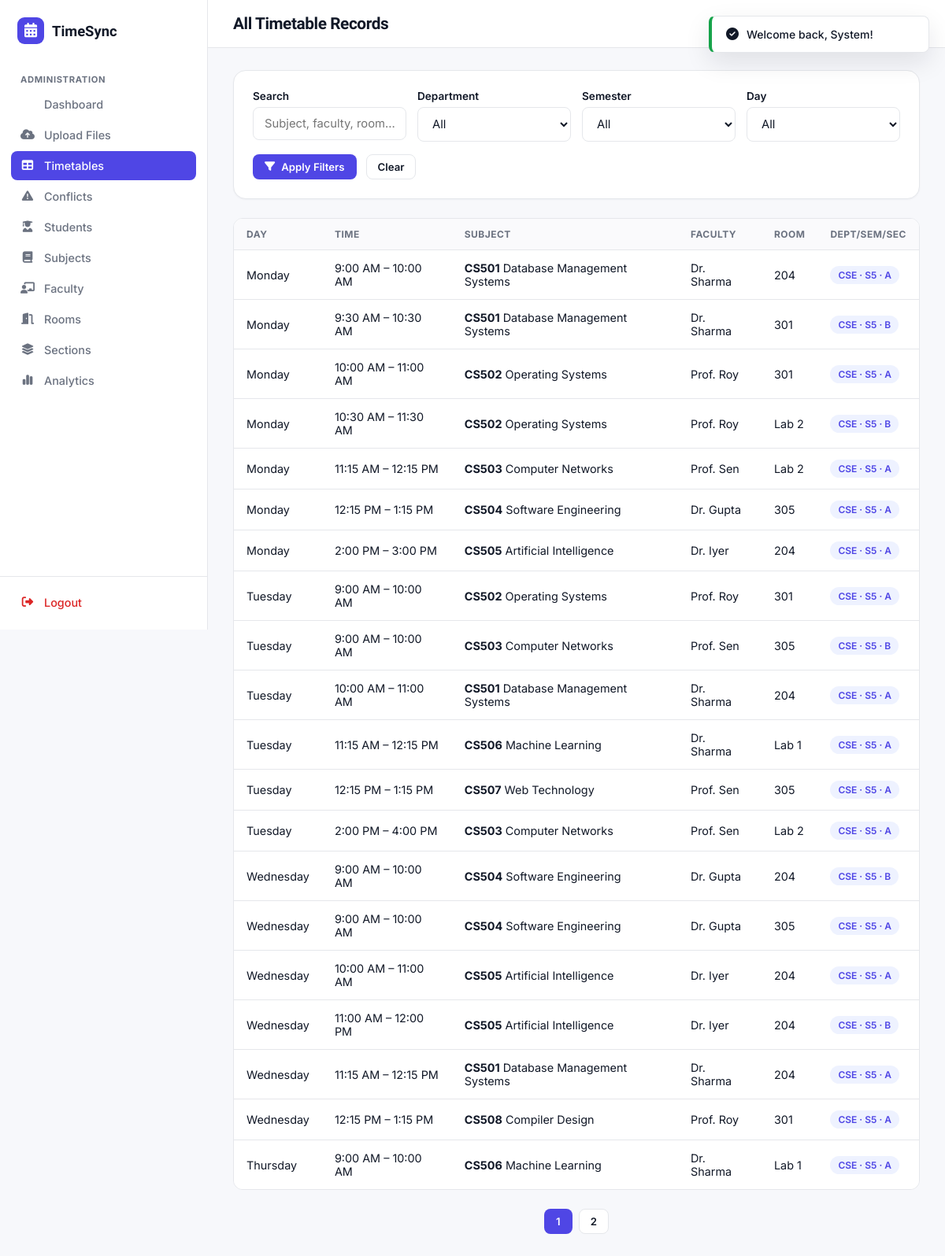
Page /admin/timetables.php (signed in) on the committed database.
### tables this page shows
CREATE TABLE timetables (
    id INT AUTO_INCREMENT PRIMARY KEY,
    day ENUM('Monday','Tuesday','Wednesday','Thursday','Friday','Saturday') NOT NULL,
    start_time TIME NOT NULL,
    end_time TIME NOT NULL,
    subject_id INT NOT NULL,
    faculty_id INT NOT NULL,
    room_id INT NOT NULL,
    department_id INT NOT NULL,
    semester_id INT NOT NULL,
    section_id INT NOT NULL,
    uploaded_file_id INT,
    created_at TIMESTAMP DEFAULT CURRENT_TIMESTAMP,
    FOREIGN KEY (subject_id) REFERENCES subjects(id) ON DELETE CASCADE,
    FOREIGN KEY (faculty_id) REFERENCES faculty(id) ON DELETE CASCADE,
    FOREIGN KEY (room_id) REFERENCES rooms(id) ON DELETE CASCADE,
    FOREIGN KEY (department_id) REFERENCES departments(id) ON DELETE CASCADE,
    FOREIGN KEY (semester_id) REFERENCES semesters(id) ON DELETE CASCADE,
    FOREIGN KEY (section_id) REFERENCES sections(id) ON DELETE CASCADE,
    FOREIGN KEY (uploaded_file_id) REFERENCES uploaded_files(id) ON DELETE SET NULL,
    INDEX idx_section_day (section_id, day),
    INDEX idx_faculty_day (faculty_id, day),
    INDEX idx_room_day (room_id, day)
);

CREATE TABLE subjects (
    id INT AUTO_INCREMENT PRIMARY KEY,
    subject_code VARCHAR(20) NOT NULL,
    subject_name VARCHAR(150) NOT NULL,
    department_id INT NOT NULL,
    semester_id INT NOT NULL,
    FOREIGN KEY (department_id) REFERENCES departments(id) ON DELETE CASCADE,
    FOREIGN KEY (semester_id) REFERENCES semesters(id) ON DELETE CASCADE,
    UNIQUE KEY uniq_subject (subject_code, department_id)
);

CREATE TABLE faculty (
    id INT AUTO_INCREMENT PRIMARY KEY,
    name VARCHAR(120) NOT NULL,
    email VARCHAR(150),
    department_id INT NOT NULL,
    FOREIGN KEY (department_id) REFERENCES departments(id) ON DELETE CASCADE
);

CREATE TABLE rooms (
    id INT AUTO_INCREMENT PRIMARY KEY,
    room_number VARCHAR(30) NOT NULL,
    building VARCHAR(80) DEFAULT 'Main Building',
    capacity INT DEFAULT 60,
    UNIQUE KEY uniq_room (room_number, building)
);

CREATE TABLE departments (
    id INT AUTO_INCREMENT PRIMARY KEY,
    name VARCHAR(100) NOT NULL,
    code VARCHAR(10) NOT NULL UNIQUE
);

CREATE TABLE semesters (
    id INT AUTO_INCREMENT PRIMARY KEY,
    semester_number INT NOT NULL UNIQUE
);

CREATE TABLE sections (
    id INT AUTO_INCREMENT PRIMARY KEY,
    department_id INT NOT NULL,
    semester_id INT NOT NULL,
    section_name VARCHAR(5) NOT NULL,
    FOREIGN KEY (department_id) REFERENCES departments(id) ON DELETE CASCADE,
    FOREIGN KEY (semester_id) REFERENCES semesters(id) ON DELETE CASCADE,
    UNIQUE KEY uniq_section (department_id, semester_id, section_name)
);

### includes/functions.php (called while the page is built, shortened)
<?php
function e(?string $str): string {
    return htmlspecialchars($str ?? '', ENT_QUOTES, 'UTF-8');
}

### admin/timetables.php (the view, shortened to what this page needs)
<?php
require_once __DIR__ . '/../includes/functions.php';
$search = trim($_GET['q'] ?? '');
$page = max(1, (int) ($_GET['page'] ?? 1));
$perPage = 20;
$where = [];
$params = [];
$whereSql = $where ? 'WHERE ' . implode(' AND ', $where) : '';
$countSql = "SELECT COUNT(*) FROM timetables t
    JOIN subjects sub ON sub.id=t.subject_id JOIN faculty f ON f.id=t.faculty_id JOIN rooms r ON r.id=t.room_id
    $whereSql";
$countStmt = $pdo->prepare($countSql);
$countStmt->execute($params);
$total = (int) $countStmt->fetchColumn();
$totalPages = max(1, ceil($total / $perPage));
$offset = ($page - 1) * $perPage;
$sql = "
    SELECT t.*, sub.subject_name, sub.subject_code, f.name AS faculty_name, r.room_number,
           d.code AS dept_code, sem.semester_number, sec.section_name
    FROM timetables t
    JOIN subjects sub ON sub.id=t.subject_id
    JOIN faculty f ON f.id=t.faculty_id
    JOIN rooms r ON r.id=t.room_id
    JOIN departments d ON d.id=t.department_id
    JOIN semesters sem ON sem.id=t.semester_id
    JOIN sections sec ON sec.id=t.section_id
    $whereSql
    ORDER BY FIELD(t.day,'Monday','Tuesday','Wednesday','Thursday','Friday','Saturday'), t.start_time
    LIMIT $perPage OFFSET $offset
";
$stmt = $pdo->prepare($sql);
$stmt->execute($params);
$records = $stmt->fetchAll();
require_once __DIR__ . '/../includes/header.php';
require_once __DIR__ . '/../includes/sidebar.php';
?>
<div class="main-content">
    <div class="topbar">
        <div class="flex gap-16" style="align-items:center;">
            <h1>All Timetable Records</h1>
        </div>
        <span class="text-muted text-sm"><?= number_format($total) ?> total records</span>
    </div>
    <div class="page-body">
        <form method="GET" class="card card-pad mb-24">
            <div class="grid grid-4" style="gap:14px;">
                <div class="form-group" style="margin:0;">
                    <label>Search</label>
                    <input type="text" name="q" class="form-control" placeholder="Subject, faculty, room..." value="<?= e($search) ?>">
                </div>
                <div class="form-group" style="margin:0;">
                    <label>Department</label>
                    <select name="department_id" class="form-control">
                        <option value="">All</option>
                    </select>
                </div>
                <div class="form-group" style="margin:0;">
                    <label>Semester</label>
                    <select name="semester_id" class="form-control">
                        <option value="">All</option>
                    </select>
                </div>
                <div class="form-group" style="margin:0;">
                    <label>Day</label>
                    <select name="day" class="form-control">
                        <option value="">All</option>
                    </select>
                </div>
            </div>
            <div class="flex gap-12 mt-16">
                <button type="submit" class="btn btn-primary btn-sm"><i class="fa-solid fa-filter"></i> Apply Filters</button>
                <a href="<?= BASE_URL ?>/admin/timetables.php" class="btn btn-outline btn-sm">Clear</a>
            </div>
        </form>
        <?php if (!$records): ?>
            <div class="card"><div class="empty-state">
                <div class="empty-icon"><i class="fa-solid fa-table"></i></div>
                <h3>No records found</h3>
                <p>Try adjusting your filters, or upload a timetable to get started.</p>
            </div></div>
        <?php else: ?>
        <div class="table-wrap">
            <table class="data-table">
                <thead><tr><th>Day</th><th>Time</th><th>Subject</th><th>Faculty</th><th>Room</th><th>Dept/Sem/Sec</th></tr></thead>
                <tbody>
                <?php foreach ($records as $r): ?>
                    <tr>
                        <td><?= $r['day'] ?></td>
                        <td><?= date('g:i A', strtotime($r['start_time'])) ?> – <?= date('g:i A', strtotime($r['end_time'])) ?></td>
                        <td><strong><?= e($r['subject_code']) ?></strong> <?= e($r['subject_name']) ?></td>
                        <td><?= e($r['faculty_name']) ?></td>
                        <td><?= e($r['room_number']) ?></td>
                        <td><span class="badge badge-neutral"><?= e($r['dept_code']) ?> · S<?= $r['semester_number'] ?> · <?= e($r['section_name']) ?></span></td>
                    </tr>
                <?php endforeach; ?>
                </tbody>
            </table>
        </div>
        <?php if ($totalPages > 1): ?>
        <div class="flex gap-8 mt-24" style="justify-content:center;">
            <?php for ($p = 1; $p <= $totalPages; $p++): ?>
                <a href="?<?= http_build_query(array_merge($_GET, ['page' => $p])) ?>"
                   class="btn btn-sm <?= $p === $page ? 'btn-primary' : 'btn-outline' ?>"><?= $p ?></a>
            <?php endfor; ?>
        </div>
        <?php endif; ?>
        <?php endif; ?>
    </div>
</div>
<?php require_once __DIR__ . '/../includes/footer.php'; ?>

### assets/css/style.css (style rules this page uses)
:root { --primary: #4F46E5; --primary-dark: #4338CA; --primary-light: #EEF2FF; --accent: #0EA5A5; --background: #F7F8FB; --surface: #FFFFFF; --text: #111827; --muted: #6B7280; --border: #E5E7EB; --success: #16A34A; --success-light: #ECFDF3; --warning: #D97706; --warning-light: #FFFBEB; --danger: #DC2626; --danger-light: #FEF2F2; --radius-sm: 8px; --radius: 12px; --radius-lg: 16px; --shadow-sm: 0 1px 2px rgba(17, 24, 39, 0.04); --shadow: 0 4px 16px rgba(17, 24, 39, 0.06); --shadow-lg: 0 12px 32px rgba(17, 24, 39, 0.10); --font-display: 'Sora', sans-serif; --font-body: 'Inter', sans-serif; --sidebar-w: 264px; }
* { box-sizing: border-box; }
body { margin: 0; font-family: var(--font-body); background: var(--background); color: var(--text); -webkit-font-smoothing: antialiased; }
h1, h2, h3, h4, h5, .font-display { font-family: var(--font-display); letter-spacing: -0.02em; color: var(--text); margin: 0; }
a { text-decoration: none; color: inherit; }
.btn { display: inline-flex; align-items: center; justify-content: center; gap: 8px; font-family: var(--font-body); font-weight: 600; font-size: 0.925rem; padding: 11px 20px; border-radius: var(--radius-sm); border: 1px solid transparent; cursor: pointer; transition: all .15s ease; white-space: nowrap; }
.btn-primary { background: var(--primary); color: #fff; }
.btn-outline { background: var(--surface); color: var(--text); border-color: var(--border); }
.btn-sm { padding: 7px 14px; font-size: 0.825rem; }
.card { background: var(--surface); border: 1px solid var(--border); border-radius: var(--radius-lg); box-shadow: var(--shadow-sm); transition: box-shadow .2s ease, transform .2s ease; }
.card-pad { padding: 24px; }
.badge { display: inline-flex; align-items: center; gap: 5px; padding: 4px 10px; border-radius: 999px; font-size: 0.75rem; font-weight: 600; }
.badge-neutral { background: var(--primary-light); color: var(--primary); }
label { display: block; font-size: 0.85rem; font-weight: 600; margin-bottom: 6px; color: var(--text); }
.form-group { margin-bottom: 18px; }
.form-control, select.form-control { width: 100%; padding: 11px 14px; border: 1px solid var(--border); border-radius: var(--radius-sm); font-family: var(--font-body); font-size: 0.925rem; background: var(--surface); color: var(--text); transition: border-color .15s ease, box-shadow .15s ease; }
.table-wrap { overflow-x: auto; border-radius: var(--radius); border: 1px solid var(--border); }
table.data-table { width: 100%; border-collapse: collapse; min-width: 640px; background: var(--surface); }
table.data-table th { text-align: left; font-size: 0.75rem; text-transform: uppercase; letter-spacing: .04em; color: var(--muted); padding: 12px 16px; background: #FAFAFC; position: sticky; top: 0; border-bottom: 1px solid var(--border); }
table.data-table td { padding: 14px 16px; border-bottom: 1px solid var(--border); font-size: 0.9rem; }
table.data-table tr:last-child td { border-bottom: none; }
.main-content { flex: 1; min-width: 0; }
.topbar { display: flex; align-items: center; justify-content: space-between; padding: 18px 32px; background: var(--surface); border-bottom: 1px solid var(--border); position: sticky; top: 0; z-index: 50; }
.topbar h1 { font-size: 1.3rem; }
.page-body { padding: 28px 32px; max-width: 1400px; }
.grid { display: grid; gap: 20px; }
.grid-4 { grid-template-columns: repeat(4, 1fr); }
.flex { display: flex; }
.gap-8 { gap: 8px; }
.gap-12 { gap: 12px; }
.gap-16 { gap: 16px; }
.mt-16 { margin-top:16px; }
.mt-24 { margin-top:24px; }
.mb-24 { margin-bottom:24px; }
.text-muted { color: var(--muted); }
.text-sm { font-size: 0.85rem; }

### rows in the picture
timetables: day "Monday", start_time "9:00 AM", end_time "10:00 AM", subject.subject_code "CS501", subject.subject_name "Database Management Systems", faculty.name "Dr. Sharma", room.room_number "204", department.code "CSE", semester.semester_number "5", section.section_name "A"
timetables: day "Monday", start_time "9:30 AM", end_time "10:30 AM", subject.subject_code "CS501", subject.subject_name "Database Management Systems", faculty.name "Dr. Sharma", room.room_number "301", department.code "CSE", semester.semester_number "5", section.section_name "B"
timetables: day "Monday", start_time "10:00 AM", end_time "11:00 AM", subject.subject_code "CS502", subject.subject_name "Operating Systems", faculty.name "Prof. Roy", room.room_number "301", department.code "CSE", semester.semester_number "5", section.section_name "A"
timetables: day "Monday", start_time "10:30 AM", end_time "11:30 AM", subject.subject_code "CS502", subject.subject_name "Operating Systems", faculty.name "Prof. Roy", room.room_number "Lab 2", department.code "CSE", semester.semester_number "5", section.section_name "B"
timetables: day "Monday", start_time "11:15 AM", end_time "12:15 PM", subject.subject_code "CS503", subject.subject_name "Computer Networks", faculty.name "Prof. Sen", room.room_number "Lab 2", department.code "CSE", semester.semester_number "5", section.section_name "A"
timetables: day "Monday", start_time "12:15 PM", end_time "1:15 PM", subject.subject_code "CS504", subject.subject_name "Software Engineering", faculty.name "Dr. Gupta", room.room_number "305", department.code "CSE", semester.semester_number "5", section.section_name "A"
timetables: day "Monday", start_time "2:00 PM", end_time "3:00 PM", subject.subject_code "CS505", subject.subject_name "Artificial Intelligence", faculty.name "Dr. Iyer", room.room_number "204", department.code "CSE", semester.semester_number "5", section.section_name "A"
timetables: day "Tuesday", start_time "9:00 AM", end_time "10:00 AM", subject.subject_code "CS502", subject.subject_name "Operating Systems", faculty.name "Prof. Roy", room.room_number "301", department.code "CSE", semester.semester_number "5", section.section_name "A"
timetables: day "Tuesday", start_time "9:00 AM", end_time "10:00 AM", subject.subject_code "CS503", subject.subject_name "Computer Networks", faculty.name "Prof. Sen", room.room_number "305", department.code "CSE", semester.semester_number "5", section.section_name "B"
timetables: day "Tuesday", start_time "10:00 AM", end_time "11:00 AM", subject.subject_code "CS501", subject.subject_name "Database Management Systems", faculty.name "Dr. Sharma", room.room_number "204", department.code "CSE", semester.semester_number "5", section.section_name "A"
timetables: day "Tuesday", start_time "11:15 AM", end_time "12:15 PM", subject.subject_code "CS506", subject.subject_name "Machine Learning", faculty.name "Dr. Sharma", room.room_number "Lab 1", department.code "CSE", semester.semester_number "5", section.section_name "A"
timetables: day "Tuesday", start_time "12:15 PM", end_time "1:15 PM", subject.subject_code "CS507", subject.subject_name "Web Technology", faculty.name "Prof. Sen", room.room_number "305", department.code "CSE", semester.semester_number "5", section.section_name "A"
timetables: day "Tuesday", start_time "2:00 PM", end_time "4:00 PM", subject.subject_code "CS503", subject.subject_name "Computer Networks", faculty.name "Prof. Sen", room.room_number "Lab 2", department.code "CSE", semester.semester_number "5", section.section_name "A"
timetables: day "Wednesday", start_time "9:00 AM", end_time "10:00 AM", subject.subject_code "CS504", subject.subject_name "Software Engineering", faculty.name "Dr. Gupta", room.room_number "204", department.code "CSE", semester.semester_number "5", section.section_name "B"
timetables: day "Wednesday", start_time "9:00 AM", end_time "10:00 AM", subject.subject_code "CS504", subject.subject_name "Software Engineering", faculty.name "Dr. Gupta", room.room_number "305", department.code "CSE", semester.semester_number "5", section.section_name "A"
timetables: day "Wednesday", start_time "10:00 AM", end_time "11:00 AM", subject.subject_code "CS505", subject.subject_name "Artificial Intelligence", faculty.name "Dr. Iyer", room.room_number "204", department.code "CSE", semester.semester_number "5", section.section_name "A"
timetables: day "Wednesday", start_time "11:00 AM", end_time "12:00 PM", subject.subject_code "CS505", subject.subject_name "Artificial Intelligence", faculty.name "Dr. Iyer", room.room_number "204", department.code "CSE", semester.semester_number "5", section.section_name "B"
timetables: day "Wednesday", start_time "11:15 AM", end_time "12:15 PM", subject.subject_code "CS501", subject.subject_name "Database Management Systems", faculty.name "Dr. Sharma", room.room_number "204", department.code "CSE", semester.semester_number "5", section.section_name "A"
timetables: day "Wednesday", start_time "12:15 PM", end_time "1:15 PM", subject.subject_code "CS508", subject.subject_name "Compiler Design", faculty.name "Prof. Roy", room.room_number "301", department.code "CSE", semester.semester_number "5", section.section_name "A"
timetables: day "Thursday", start_time "9:00 AM", end_time "10:00 AM", subject.subject_code "CS506", subject.subject_name "Machine Learning", faculty.name "Dr. Sharma", room.room_number "Lab 1", department.code "CSE", semester.semester_number "5", section.section_name "A"

### other values in the picture
$link['label'] "Dashboard"
$link['label'] "Upload Files"
$link['label'] "Timetables"
$link['label'] "Conflicts"
$link['label'] "Students"
$link['label'] "Subjects"
$link['label'] "Faculty"
$link['label'] "Rooms"
$link['label'] "Sections"
$link['label'] "Analytics"
